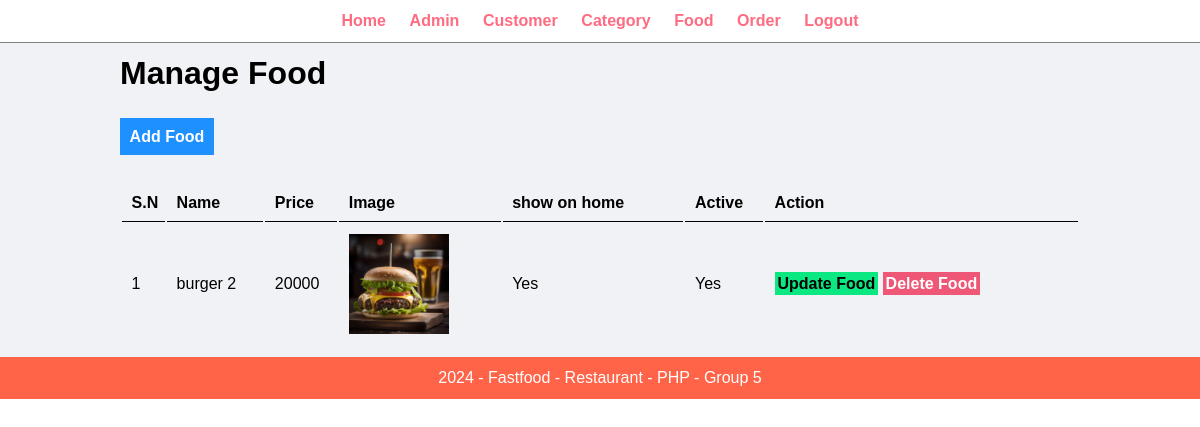
The app's page /admin/manage-food.php (signed in), older data.
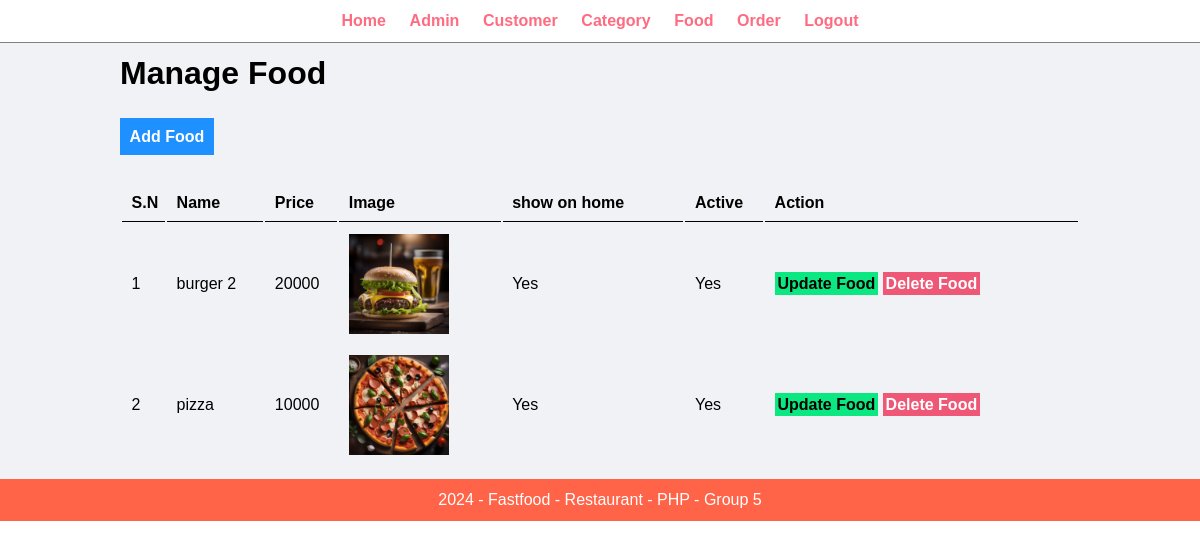
The same page, newer data.
### tables this page shows
CREATE TABLE `food` (
  `id` int(11) NOT NULL,
  `name` varchar(100) NOT NULL,
  `description` varchar(255) NOT NULL,
  `price` int(11) NOT NULL,
  `image` varchar(255) NOT NULL,
  `category_id` int(11) NOT NULL,
  `show_on_home` varchar(10) NOT NULL,
  `active` varchar(10) NOT NULL
);

### admin/manage-food.php (the view, shortened to what this page needs)
<?php include('patials/menu.php'); ?>
        <div class="main-content">
            <div class="wrapper">
                <h1>Manage Food</h1>
                <br /><br />
                <a href="<?php echo SITEURL; ?>admin/add-food.php" class="btn-add">Add Food</a>
                <br /><br /><br />
                <table class="table-full">
                    <tr>
                        <th>S.N</th>
                        <th>Name</th>
                        <th>Price</th>
                        <th>Image</th>
                        <th>show on home</th>
                        <th>Active</th>
                        <th>Action</th>
                    </tr>
                    <?php
                        $sql = "SELECT * FROM food";
                        $res = mysqli_query($conn, $sql);
                        $count = mysqli_num_rows($res);
                        if($count > 0){
                            while($row=mysqli_fetch_assoc($res))
                            {
                                $id = $row['id'];
                                $name = $row['name'];
                                $price = $row['price'];
                                $image = $row['image'];
                                $show_on_home = $row['show_on_home'];
                                $active = $row['active'];
                                ?>
                                    <tr>
                                        <td>
                                            <?php
                                                echo $id;
                                            ?>
                                        </td>
                                        <td>
                                            <?php
                                                echo $name;
                                            ?>
                                        </td>
                                        <td>
                                            <?php
                                                echo $price;
                                            ?>
                                        </td>
                                        <td>
                                            <?php
                                                if($image=="")
                                                {
                                                    echo "<div class='error'>Image not added.</div>";
                                                }
                                                else
                                                {
                                                    ?>
                                                        <img src="<?php echo SITEURL; ?>images/food/<?php echo $image; ?>" width="100px">
                                                    <?php
                                                }
                                            ?>
                                        </td>
                                        <td>
                                            <?php
                                                echo $show_on_home;
                                            ?>
                                        </td>
                                        <td>
                                            <?php
                                                echo $active;
                                            ?>
                                        </td>
                                        <td>
                                            <a href="<?php echo SITEURL; ?>admin/update-food.php?id=<?php echo $id; ?>" class="btn-update">Update Food</a>
                                            <a href="<?php echo SITEURL; ?>admin/delete-food.php?id=<?php echo $id; ?>&image=<?php echo $image; ?>" class="btn-delete">Delete Food</a>
                                        </td>
                                    </tr>
                                <?php
                            }
                        }
                        else
                        {
                            echo "<tr>
                                <td colspan='7' class='error'>
                                    Food not added yet
                                </td>
                            </tr>";
                        }
                    ?>
                </table>
            </div>
        </div>
<?php include('patials/footer.php'); ?>

### admin/patials/menu.php (shortened to what this page needs)
<html>
    <head>
        <link rel="stylesheet" href="../css/admin.css">
    </head>
    <body>
        <div class="menu">
            <div class="wrapper">
                <ul class="ul">
                    <li><a href="index.php">Home</a></li>
                    <li><a href="manage-admin.php">Admin</a></li>
                    <li><a href="manage-customer.php">Customer</a></li>
                    <li><a href="manage-category.php">Category</a></li>
                    <li><a href="manage-food.php">Food</a></li>
                    <li><a href="manage-order.php">Order</a></li>
                    <li><a href="logout.php">Logout</a></li>
                </ul>
            </div>
        </div>

### admin/patials/footer.php
        <div class="footer">
            <div class="wrapper">
                <p class="text-center">2024 - Fastfood - Restaurant - PHP - Group 5</p>
            </div>
        </div>
    </body>
</html>

### css/admin.css (style rules this page uses)
* { margin: 0; padding: 0; font-family: Arial, Helvetica, sans-serif; }
.wrapper { padding: 1%; width: 80%; margin: 0 auto; }
.text-center { text-align: center; }
.menu { text-align: center; border-bottom: 1px solid gray; }
.menu ul { list-style-type: none; }
.menu ul li { display: inline; padding: 1%; }
.menu ul li a { text-decoration: none; font-weight: bold; color: #ff6b81; }
.main-content { background-color: #f1f2f6; color: black; }
.btn-add { padding: 1%; background-color: #1e90ff; color: white; text-decoration: none; font-weight: bold; }
.btn-update { padding: 1%; background-color: #0be881; color: black; text-decoration: none; font-weight: bold; }
.btn-delete { padding: 1%; background-color: #ef5777; color: white; text-decoration: none; font-weight: bold; }
.table-full { width: 100%; }
table tr th { border-bottom: 1px solid black; padding: 1%; text-align: left; }
table tr td { padding: 1%; }
.footer { background-color: #ff6348; color: white; }

Row changes from the older to the newer data that the page shows:
added food: id "2", name "pizza", price "10000", image (picture), show_on_home "Yes", active "Yes"
